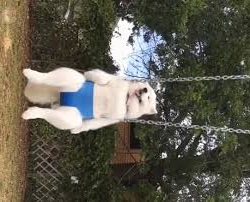
#> input picture DataMining/images/samoyed.jpg, 250 x 202 px
$ jupyter execute HardSoftK-means.ipynb   (shell and % lines are left out)
#> lines starting #> are read from the running program, lines starting #| are printed output that depends on the picture
[cell 1]
# IMPLEMENDTED BY 20185183 CHUNGGI LEE

import numpy as np

import matplotlib.pyplot as plt
from matplotlib.animation import FuncAnimation

from random import *

from copy import deepcopy

# Class for Data Generation
class data_gen:
    # Select Two Constraints
    def __init__(self, balance, spherical):
        self._balance = balance
        self._spherical = spherical

    # Make Dataset with Two Constraints
    def pos_gen(self, start, end, interval):
        x, y = np.mgrid[start:end:interval, start:end:interval]
        pos = np.dstack((x, y))
        return pos

    # Generate Multivariate Gaussian Dstribution
    def generate(self):
        # Balance or Not
        pos1, pos2 = [], []
        if self._balance:
            pos1, pos2 = (10, 10), (10, 10)
        else:
            pos1, pos2 = (10, 10), (20, 20)

        # Sphrical or Not
        rv = None
        if self._spherical:
            rv1 = np.random.multivariate_normal(mean=[0, 0], cov=[[1, 0],[0, 1]], size=pos1)
            rv2 = np.random.multivariate_normal(mean=[3, 3], cov=[[1, 0],[0, 1]], size=pos2)
        else:
            rv1 = np.random.multivariate_normal(mean=[0, 0], cov=[[1, -0.5],[-0.5, 1]], size=pos1)
            rv2 = np.random.multivariate_normal(mean=[3, 3], cov=[[1, 0.5],[0.5, 1]], size=pos2)

        # Set Color
        color1, color2 = np.array([0 for i in range(pos1[0] * pos1[1])]), np.array([1 for i in range(pos2[0] * pos2[1])])
        color = np.concatenate((color1, color2))
        return np.concatenate((np.reshape(rv1, (-1,2)), np.reshape(rv2, (-1,2))), axis=0), color

# Function For Data Plot
def plot(data, color):
    color_list = np.array(["#1f77b4", "#ff7f0e"])
    plt.scatter(data[:,0], data[:,1], color=color_list[color])
    plt.show()

[cell 2]
# "Balanced" and "Spherical"
data, color = data_gen(True, True).generate()
plot(data, color)

[cell 3]
# "Imbalanced" and "Spherical"
data, color = data_gen(False, True).generate()
plot(data, color)

[cell 4]
# "Balanced" and "Non-spherical"
data, color = data_gen(True, False).generate()
plot(data, color)

[cell 5]
# "Imbalanced" and "Non-spherical"
data, color = data_gen(False, False).generate()
plot(data, color)

[cell 6]
from scipy.spatial import distance
from matplotlib.animation import FuncAnimation
from matplotlib.colors import to_rgb

# Class for Hard and Soft KMeans
class KMeans:
    def __init__(self, k, data, iter_num = None, is_hard = True, beta=None, is_image = False):
        """
        _k : # of clusters
        _is_image : Whether the Input is an Image or Not
        _res : Responsibilities
        _prev_center : Store Previous Center
        _data : Data
        _iter_num : Set the Iteration Number, If _iter_num is None, then it will not terminate until satifying condtion.
        _is_hard : Set Hard or Soft KMeans Mode
        _beta : Set the beta value for Soft KMeans
        _mx, _mn : Get Max and Min Value from Data
        """
        self._k = k
        self._is_image = is_image
        self._res = None
        self._prev_center = None
        self._data = data
        self._iter_num = iter_num
        self._is_hard = is_hard
        self._beta = beta
        self._mx, self._mn = np.max(data), np.min(data)

        # Reshape for image
        if is_image:
            self._img_shape = data.shape
            self._data = np.reshape(self._data, (-1, 3))

        # Initailize the Center Randomly
        self._center = self.init_center(self._data)

    def init_center(self, data):
        """
        Initailize the Center Randomly
        """
        #Set Previous Center using Dummy Value
        self._prev_center = np.array([99999 for i in range(0,data.shape[-1])])
        # Make Centers using Uniform Distribution
        centers = np.array([[uniform(self._mn,self._mx) for i in range((self._data.shape[-1]))] for i in range(0, self._k)])
        return centers

    def plot(self):
        """
        Plot the Intemediate and Final Result
        """
        d1, center = self._data, self._center

        # Set the 20 Colors
        colors = np.array(["#1f77b4", "#ff7f0e", "#2ca02c", "#d62728",
                      "#9467bd", "#8c564b", "#e377c2", "#7f7f7f",
                      "#bcbd22", "#17becf", "#aec7e8", "#ffbb78",
                      "#98df8a", "#ff9896", "#c5b0d5", "#c49c94",
                      "#f7b6d2", "#c7c7c7", "#dbdb8d", "#9edae5"])

        # For Initial Iteration (There is no Responsibility)
        if self._res is None and self._is_hard:
            self._res = np.array([0 for i in range(0, len(self._data))])
        elif self._res is None and not self._is_hard:
            self._res = np.array([[0.0 for j in range(0, self._k)] for i in range(0, len(self._data))])

        # No Image --> Scatterplot, Image --> Image
        if not self._is_image:
            # Hard : Discrete Color, Soft : Continuous Color
            if self._is_hard:
                plt.scatter(d1[:,0], d1[:,1], color=colors[self._res])
                plt.scatter(center[:,0], center[:,1], marker="*", s=200, color="red")
                plt.show()
            else:
                colors = np.array([list(to_rgb(i)) for i in colors[:self._k]])
                color_list = self._res.dot(colors)

                plt.scatter(d1[:,0], d1[:,1], c=color_list)
                plt.scatter(center[:,0], center[:,1], marker="*", s=200, color="red")
                plt.show()
        else:
            res = self._res

            int_center = np.uint8([[int(j) for j in i] for i in center])

            # Hard : Discrete Color, Soft : Continuous Color
            if self._is_hard:
                res = np.reshape(self._res, (self._img_shape[:-1]))
                plt.imshow(cv2.cvtColor(int_center[res], cv2.COLOR_BGR2RGB))
                plt.show()
            else:
                #res = np.reshape(self._res, (self._img_shape))
                color_list = np.reshape(self._res.dot(int_center).astype(np.uint8), (self._img_shape))
                plt.imshow(cv2.cvtColor(color_list, cv2.COLOR_BGR2RGB))
                plt.show()

    def estep(self):
        """
        Assign all data points to the cluster for which find argmin value
        Compute Responsibilities
        """
        distance = None
        for n, j in enumerate(self._center):
            dis, res = None, None
            # Hard and Soft / Compute ||Data - Center||^2
            if self._is_hard:
                dis = np.sum(np.square(self._data - j), axis=-1)
            else:
                dis = np.exp(-self._beta * np.linalg.norm(self._data - j, 2, axis=-1))

            # Concate all result
            if n == 0:
                distance = dis
            else:
                distance = np.dstack((distance, dis))

        # Hard : Argmin, Soft : Normalization
        if self._is_hard:
            res = np.reshape(np.argmin(distance, axis=-1), -1)
        else:
            distance = distance[0]
            res = distance / np.sum(distance, axis=-1, keepdims=True)
        self._res = res
        return res

    def mstep(self, response):
        """
        Compute new sample means for every cluster
        Update Each Cluster
        """
        for i in range(0, self._k):
            data_sum, size = None, None
            # Compute new cluster and Update
            if self._is_hard:
                data_sum = np.sum(self._data[response==i], axis=0)
                size = response[response==i].size
            else:
                data_sum = np.dot(response[:,i], (self._data))
                size = np.sum(response[:,i])

            avg = np.true_divide(data_sum, size)

            if np.isnan(avg).any():
                self._center[i] = np.array([uniform(self._mn,self._mx) for i in range((self._data.shape[-1]))])
            else:
                self._center[i] = np.array(avg)
        self._center = np.array(self._center)

    def _train(self):
        """
        Train Hard and Soft KMeans using EM-algorithm
        """
        self._prev_center = np.array(list(self._center))
        # E-Step
        response = self.estep()

        # M-step
        self.mstep(response)

    def cost_func(self):
        """
        Compute Difference between Current and Previous Centers
        """
        return not ((self._prev_center-np.array(self._center)) < 1e-5).all()

    def train(self, plot_num=1):
        """
        Decide Whether Stop or Not and Plot Number
        """
        self.plot()
        num_cost = 0
        if self._iter_num == None:
            flag = self.cost_func()
            while(flag):
                if num_cost > 1000:
                    break
                flag = self.cost_func()
                self._train()
                if num_cost % plot_num == 0:
                    self.plot()
                num_cost += 1
        else:
            for i in range(0, self._iter_num):
                self._train()
                if i % plot_num == 0:
                    self.plot()
                prev_center = self._center

[cell 7]
import cv2
img = cv2.imread('images/samoyed.jpg', cv2.IMREAD_COLOR)
#> img is the input picture: shape (202, 250, 3); mean B, G, R 78.3, 90.8, 94.2

[cell 8]
import cv2
img = cv2.imread('images/sea.jpg', cv2.IMREAD_COLOR)
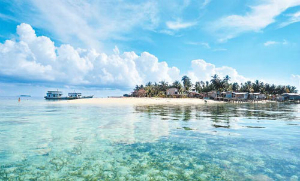
#> input picture DataMining/images/sea.jpg, 300 x 181 px
#> img is the input picture: shape (181, 300, 3); mean B, G, R 212.9, 198.5, 152.5

[cell 9]
# Soft KMeans, Image, While Iteration
kmeans = KMeans(k=10, data=img, iter_num=None, is_hard=False, beta=1, is_image=True)
#> in __init__, `self._mx, self._mn = np.max(data), np.min(data)`: self._mx = 255; self._mn = 0
#> in init_center, `centers = np.array([[uniform(self._mn,self._mx) for i in range((self._..`: centers = [[215.3, 193.3, 107.2], [66.02, 130.4, 103.3], [199.9, 77.34, 121.5], [148.8, 231.6, 128.7], [71.87, 192.7, 157.7], [63.88, 232, 250.6], [206.6, 230.1, 79.09], [186.1, 229.2, 174.4], [120.4, 25.68, 110.7], [155.8, 232.8, 246.5]]
#> in __init__, `self._center = self.init_center(self._data)`: self._center has the same summary as centers in init_center
kmeans.train()
#> in plot, `d1, center = self._data, self._center`: center has the same summary as centers in init_center
#> in plot, `int_center = np.uint8([[int(j) for j in i] for i in center])`: int_center = [[215, 193, 107], [66, 130, 103], [199, 77, 121], [148, 231, 128], [71, 192, 157], [63, 231, 250], [206, 230, 79], [186, 229, 174], [120, 25, 110], [155, 232, 246]]
#> in plot, `color_list = np.reshape(self._res.dot(int_center).astype(np.uint8), (s..`: color_list: shape (181, 300, 3); every value is 0
#> in train, `flag = self.cost_func()`: flag = True
#> the loop in train, `while(flag):` made 21 passes
#> flag on passes 1 to 12: True, True, True, True, True, True, True, True, True, True, True, True
#> pass 1, in plot (call 2), `color_list = np.reshape(self._res.dot(int_center).astype(np.uint8), (s..`:
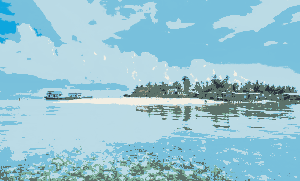
#> color_list: shape (181, 300, 3); mean of channels 0, 1, 2 212, 197.6, 151.1; drawn as B, G, R
#> pass 3, in plot (call 4), `color_list = np.reshape(self._res.dot(int_center).astype(np.uint8), (s..`:
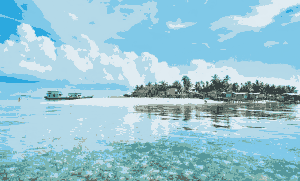
#> color_list: shape (181, 300, 3); mean of channels 0, 1, 2 212.2, 197.7, 151.7; drawn as B, G, R
#> after the loop in train, `while(flag):`: num_cost = 21
kmeans.plot()
#> in plot (call 23), `d1, center = self._data, self._center`: center = [[240.3, 203.7, 125], [107.8, 115.2, 96.25], [161.1, 155.4, 88.39], [188.7, 184.9, 126.7], [145.4, 158.5, 134.2], [206.5, 204.6, 161.9], [225.1, 171.9, 52.38], [236.1, 217.6, 180.2], [68.69, 67.74, 57.4], [241.5, 234.7, 220]]
#> in plot (call 23), `int_center = np.uint8([[int(j) for j in i] for i in center])`: int_center = [[240, 203, 124], [107, 115, 96], [161, 155, 88], [188, 184, 126], [145, 158, 134], [206, 204, 161], [225, 171, 52], [236, 217, 180], [68, 67, 57], [241, 234, 219]]
#> in plot (call 23), `color_list = np.reshape(self._res.dot(int_center).astype(np.uint8), (s..`:
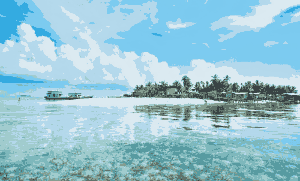
#> color_list: shape (181, 300, 3); mean of channels 0, 1, 2 212.1, 197.5, 151.5; drawn as B, G, R

[cell 10]
# Hard KMeans, Image, While Iteration
kmeans = KMeans(k=15, data=img, iter_num=None, is_hard=True, beta=None, is_image=True)
#> in init_center (call 2), `centers = np.array([[uniform(self._mn,self._mx) for i in range((self._..`: centers = 15 rows, first 8: [121.6, 220.7, 66.43], [205.3, 139.9, 3.58], [183.5, 101.7, 210.3], [170.4, 0.291, 125.9], [221.2, 62.2, 82.93], [222, 48.72, 144.7], [60.85, 246.7, 204.8], [114.2, 20.51, 81.61]
#> in __init__ (call 2), `self._center = self.init_center(self._data)`: self._center has the same summary as centers in init_center
kmeans.train()
#> in plot (call 24), `d1, center = self._data, self._center`: center has the same summary as centers in init_center
#> in plot (call 24), `int_center = np.uint8([[int(j) for j in i] for i in center])`: int_center = 15 rows, first 8: [121, 220, 66], [205, 139, 3], [183, 101, 210], [170, 0, 125], [221, 62, 82], [221, 48, 144], [60, 246, 204], [114, 20, 81]
#> in plot (call 24), `res = np.reshape(self._res, (self._img_shape[:-1]))`: res: shape (181, 300) int64; every value is 0
#> in plot (call 24), `plt.show()`:
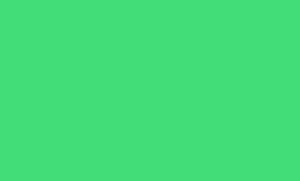
#> shown: shape (181, 300, 3); mean R, G, B 66, 220, 121
#> the loop in train (call 2), `while(flag):` made 83 passes
#> pass 1, in plot (call 25), `res = np.reshape(self._res, (self._img_shape[:-1]))`:
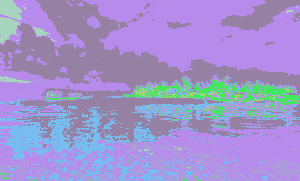
#> res: shape (181, 300) int64; 8 distinct labels, from 1 to 14; one colour per label, 0 black
#> pass 1, in plot (call 25), `plt.show()`:
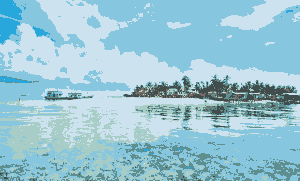
#> shown: shape (181, 300, 3); mean R, G, B 152.2, 198, 212.3
#> pass 2, in plot (call 26), `plt.show()`:
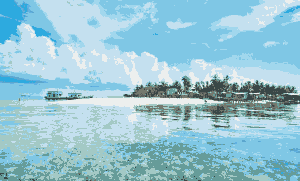
#> shown: shape (181, 300, 3); mean R, G, B 151.7, 198, 212.4
#> pass 3, in plot (call 27), `res = np.reshape(self._res, (self._img_shape[:-1]))`:
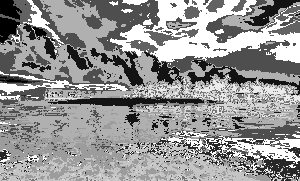
#> res: shape (181, 300) int64; min 1, max 14, mean 8.56; drawn with min black and max white
kmeans.plot()

[cell 11]
# Soft KMeans, Not Image, While Iteration
kmeans = KMeans(k=10, data=data, iter_num = None, is_hard = False, beta = 5, is_image=False)
kmeans.train()
kmeans.plot()

[cell 12]
# Hard KMeans, Not Image, Range Iteration
kmeans = KMeans(k=2, data=data, iter_num=10, is_hard = True, beta = None, is_image=False)
kmeans.train()
kmeans.plot()

[cell 13]
# Hard KMeans, Not Image, While Iteration
kmeans = KMeans(k=10, data=data, iter_num = None, is_hard = True, beta = None, is_image=False)
kmeans.train()
#> the loop in train (call 5), `while(flag):` made 11 passes
#> pass 2, in plot (call 215), `plt.show()`:
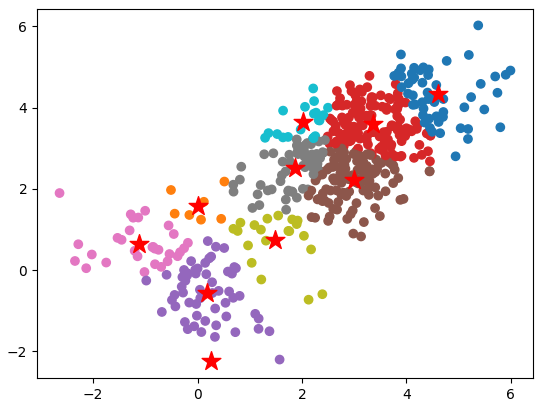
#> figure drawn by matplotlib, 1 panel
